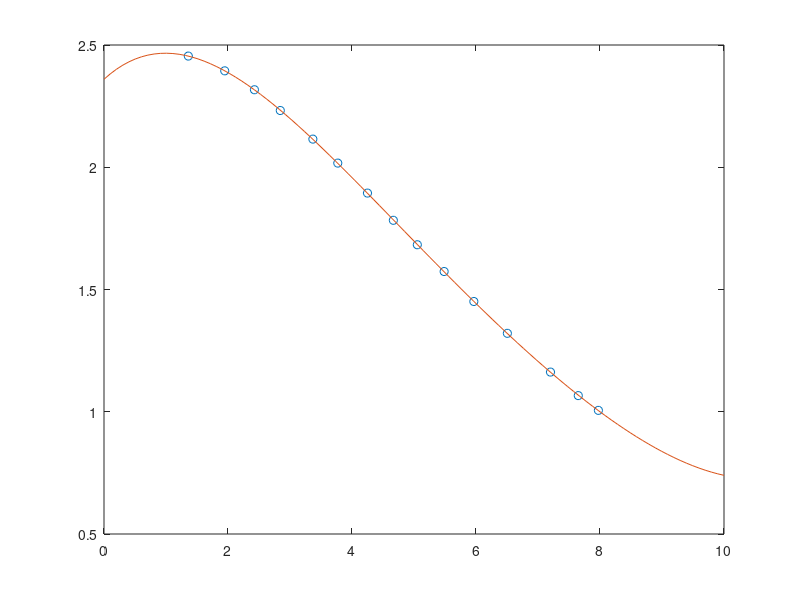

This chart was generated by the following MATLAB code:
lambda = [3.895866145; 7.008701824; 11.31595665; 17.17510215; 29.04606122; 43.40941095; 70.08701824; 106.3764854; 156.541998; 241.2961183; 389.5866145; 669.1189902; 1341.271753; 2099.6536; 2904.606122]
mass = [2.454716981; 2.394339623; 2.316981132; 2.232075472; 2.11509434; 2.016981132; 1.894339623; 1.783018868; 1.683018868; 1.573584906; 1.450943396; 1.320754717; 1.162264151; 1.066037736; 1.005660377]
log_lambda = log(lambda)

p = polyfit(log_lambda, mass, 5);

x1 = linspace(0,10);
y1 = polyval(p,x1);
figure
plot(log(lambda), mass,'o')
hold on
plot(x1, y1)
hold off